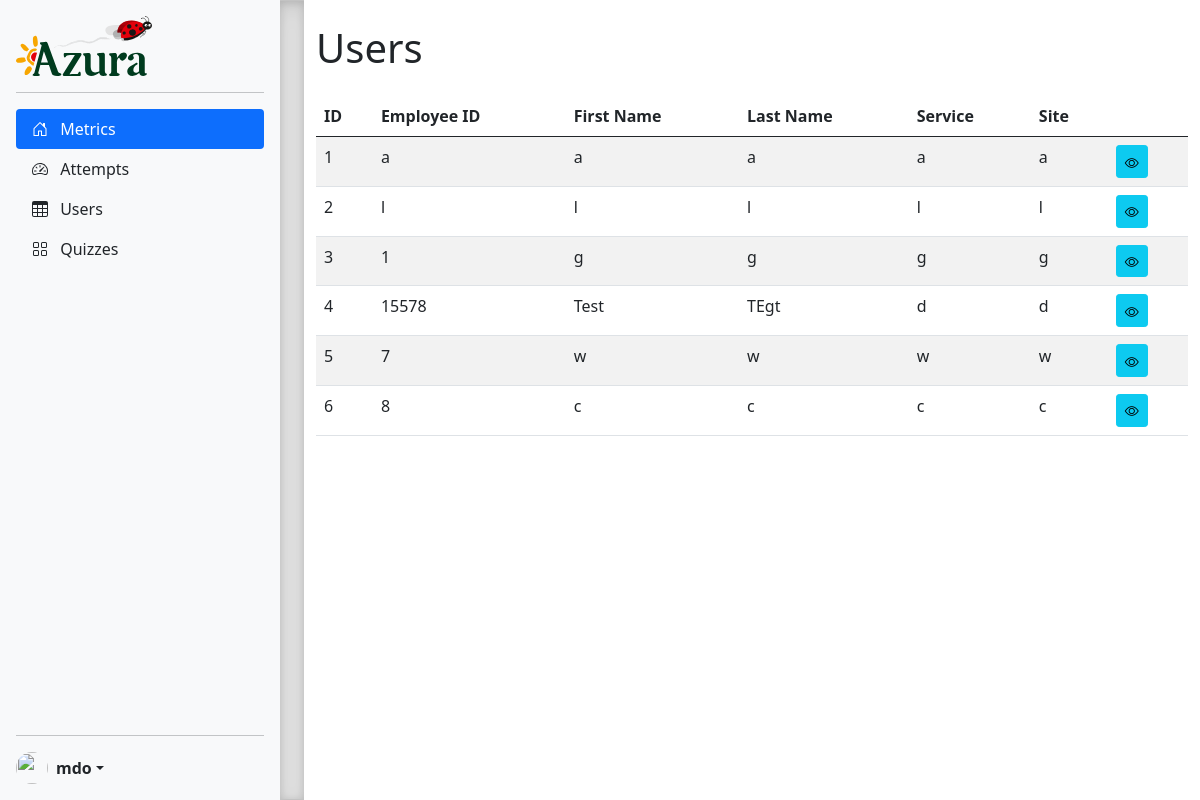
Before: /admin/users with the older database file.
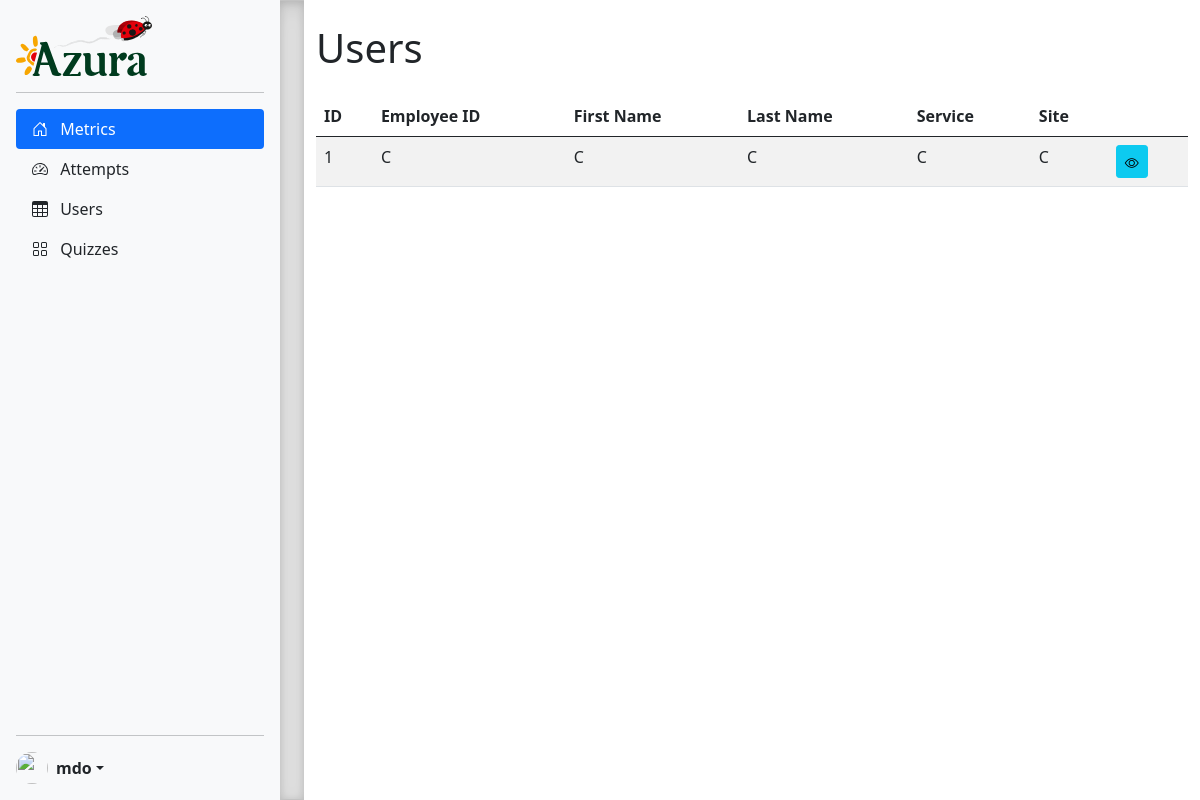
After: the same page with the newer database file.
### models.py (models this page shows, shortened)
class User(db.Model, UserMixin):
    __tablename__ = 'Users'
    id = db.Column(db.Integer, primary_key=True, autoincrement=True)
    emp_id = db.Column(db.String, nullable=False)
    cin = db.Column(db.String, nullable=False)
    first_name = db.Column(db.String, nullable=False)
    last_name = db.Column(db.String, nullable=False)
    service = db.Column(db.String, nullable=False)
    site = db.Column(db.String, nullable=False)
    password = db.Column(db.String, nullable=False)

### admin.py (the view)
@admin_bp.route('/users')
def view_users():
    users = User.query.all()
    return render_template('admin/view_users.html', users=users)

### app.py (called while the page is built)
@app.before_request
def set_default_language():
    if 'language' not in session:
        session['language'] = 'fr'

### templates/admin/view_users.html (shortened to what this page needs)
{% extends "admin/sidebar.html" %} {% block title %}Users{% endblock %} {% block
content %}
<div class="container mt-4">
  <h1 class="mb-4">Users</h1>
  <table class="table table-striped">
    <thead>
      <tr>
        <th>ID</th>
        <th>Employee ID</th>
        <th>First Name</th>
        <th>Last Name</th>
        <th>Service</th>
        <th>Site</th>
        <th></th>
      </tr>
    </thead>
    <tbody>
      {% for user in users %}
      <tr>
        <td>{{ user.id }}</td>
        <td>{{ user.emp_id }}</td>
        <td>{{ user.first_name }}</td>
        <td>{{ user.last_name }}</td>
        <td>{{ user.service }}</td>
        <td>{{ user.site }}</td>
        <td>
          <a
            href="#"
            class="btn btn-info btn-sm"
            data-bs-toggle="modal"
            data-bs-target="#userModal{{ user.id }}"
            ><i class="bi bi-eye"></i
          ></a>
        </td>
      </tr>
      {% endfor %}
    </tbody>
  </table>
</div>
{% endblock %}

Changed rows visible on the page:
removed User: id "2", emp_id "l", first_name "l", last_name "l", service "l", site "l"
removed User: id "3", emp_id "1", first_name "g", last_name "g", service "g", site "g"
removed User: id "4", emp_id "15578", first_name "Test", last_name "TEgt", service "d", site "d"
removed User: id "5", emp_id "7", first_name "w", last_name "w", service "w", site "w"
removed User: id "6", emp_id "8", first_name "c", last_name "c", service "c", site "c"
changed User id 1: emp_id "a" → "C"; first_name "a" → "C"; last_name "a" → "C"; service "a" → "C"; site "a" → "C"
